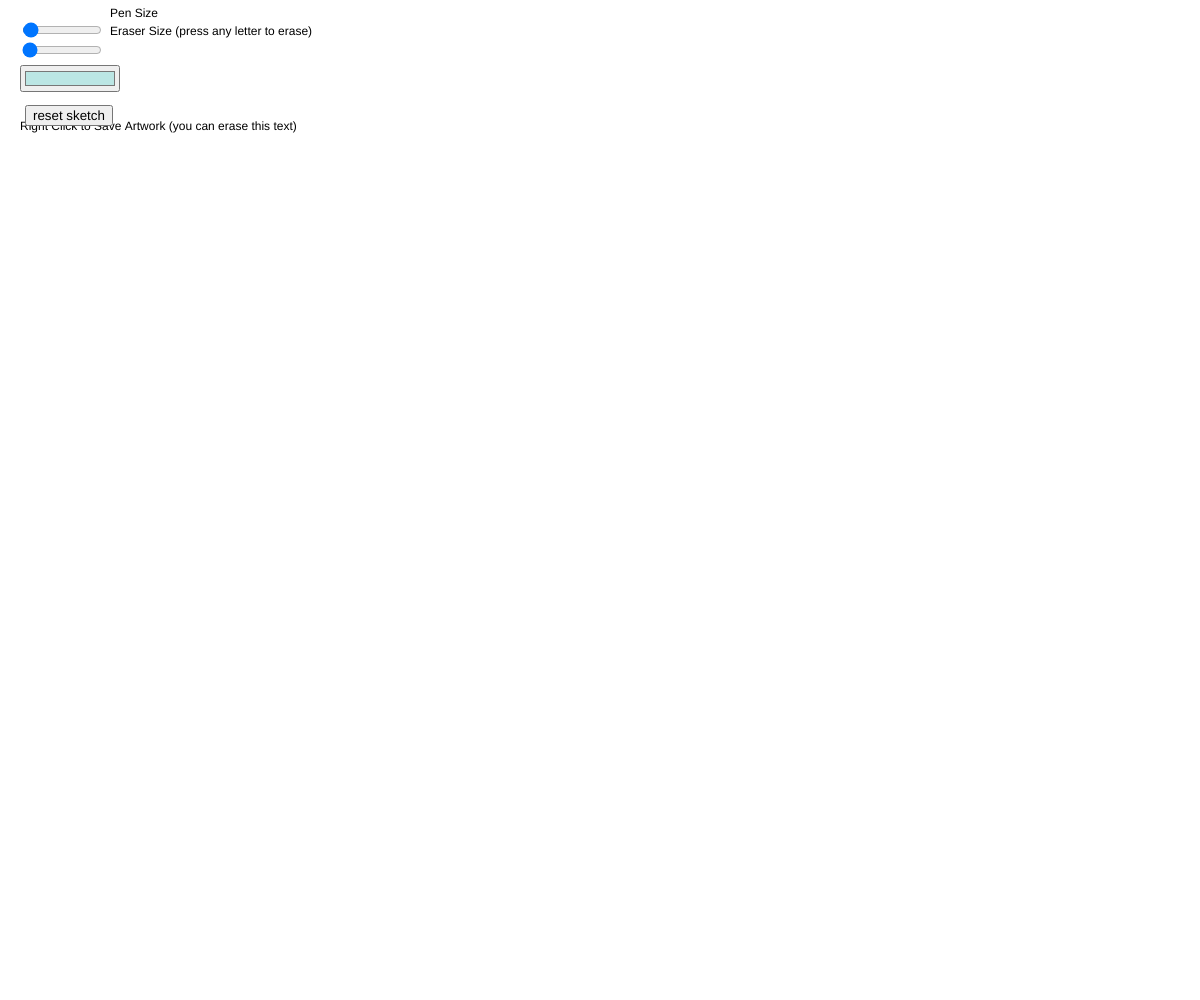
Frame 1 (no input)
Frame 60 (no input): identical to frame 1, image omitted
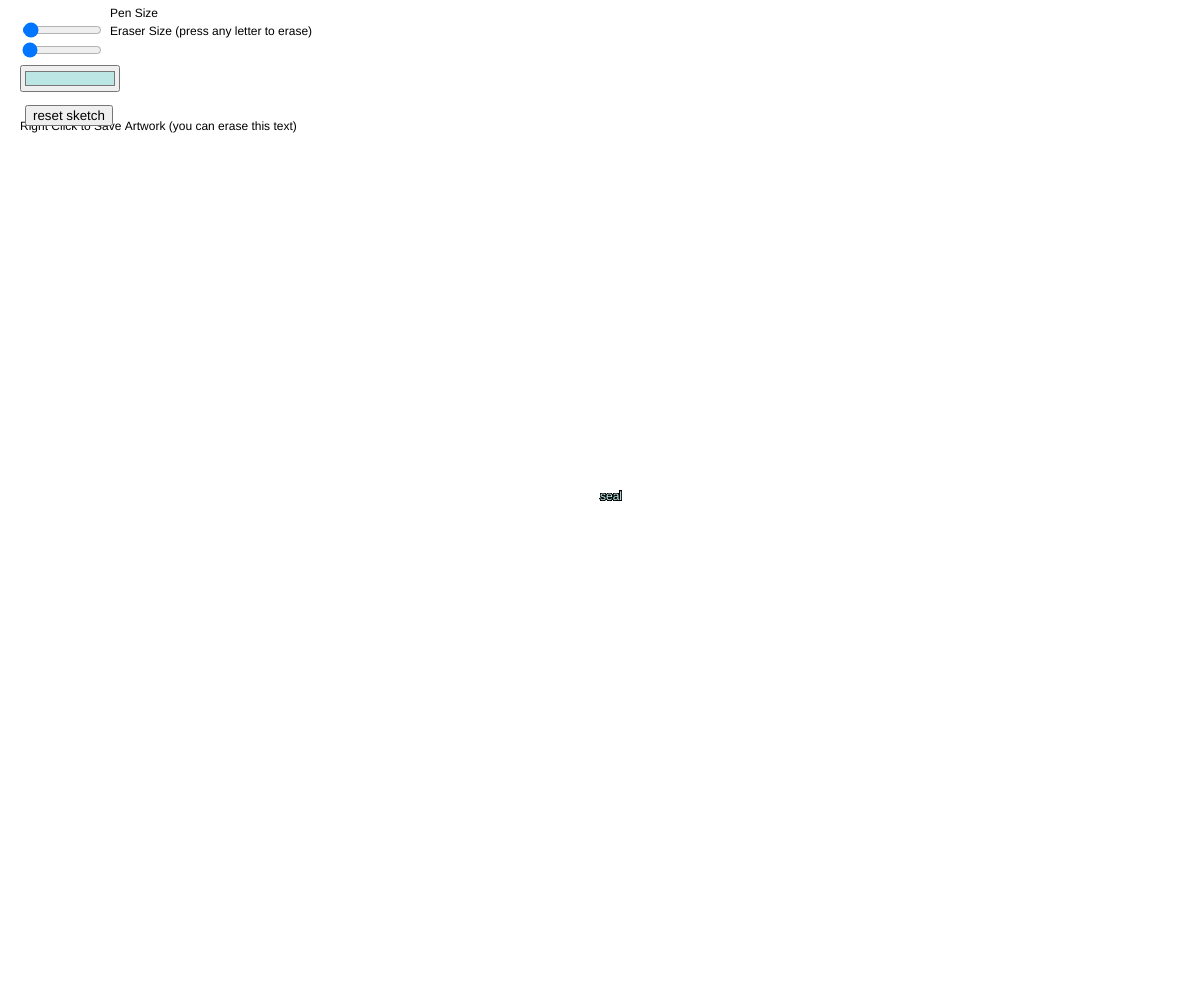
Frame 120 (the mouse pressed at the canvas centre since frame 60)

The p5.js sketch that drew these frames (run headless with seeded random() and noise() and a simulated clock; from frame 60 on, the mouse is pressed at the canvas centre):

// p5.js sketch
// ── sketch.js
let slider;
var colorPicker;

function setup() {
  createCanvas(windowWidth, windowHeight);
    createButton (50, 50)
  
  button = createButton('reset sketch');
  button.position(25, 105);
  button.mousePressed(resetSketch);
  
  
   slider = createSlider(5, 360, 12);
  slider.position(20,20);
  slider .style ('width', '80px');
  slider2 = createSlider(5, 150, 5); //first two numbers are range, third number is starting value 
  slider2.position(20,40);
  slider2.style("width", "80px");
  colorPicker = createColorPicker("#BBE6E4");
  colorPicker.position(20, 65);
  colorPicker.style("width", "100px");


  background(255);
   textSize (12)
   fill(000)
  text('Pen Size', 110, 17);
  text('Eraser Size (press any letter to erase)', 110, 35)
text ('Right Click to Save Artwork (you can erase this text)', 20, 130)

}

function draw() {
  
    let val = slider.value();
let val2 = slider2.value();
  
  stroke(0);
fill (colorPicker.color())
  if (mouseIsPressed === true) {
    text("seal", mouseX, mouseY);
    textSize (val)
  }
  
   if (keyIsPressed === true) {    //eraser tool - hold any key and drag mouse around to use eraser
        noStroke();
        fill(102);
        ellipse(mouseX,mouseY,val2, val2)
        x=mouseY;
        y=mouseX;
  }
}


function resetSketch() {
   background(255)
textSize (12)
   fill(000)
  text('Pen Size', 110, 17);
  text('Eraser Size (press any letter to erase)', 110, 35)
text ('Right Click to Save Artwork (you can erase this text)', 20, 130)
}

function windowResized() {
  clear();
  resizeCanvas(windowWidth, windowHeight);
  
}
